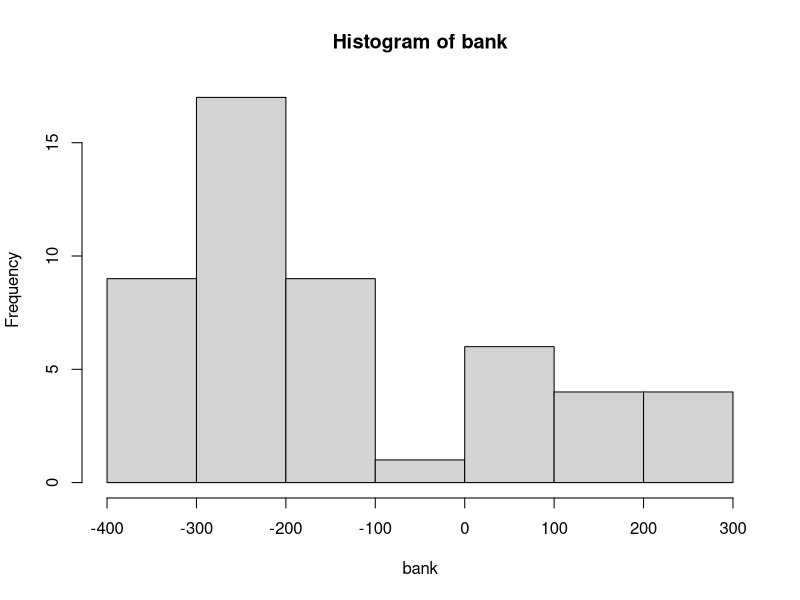

R code for this plot:
## ---- chunk 1
knitr::opts_chunk$set(echo = TRUE)
require(tidyverse)
require(tidyverse)
require(knitr)
## ---- chunk 2
setsize = 35
odds = 4.4
bank=numeric()
## ---- chunk 3
bdays <- 1:365
class <- sample(bdays, size = setsize, replace = TRUE, prob = NULL)
sort(class)
betwin <- unique(class)
brownlowbucks = 0
nCLASS = 1000
## ---- chunk 4
for(j in 1:50){
  
  
for (i in 1:nCLASS){
class <- sample(bdays, size = setsize, replace = TRUE, prob = NULL)
length(class)
betwin = unique(class)
length(betwin)
brownlowbucks <- if(length(class) - length(betwin) > 0) brownlowbucks = brownlowbucks+1 else brownlowbucks = brownlowbucks-odds
}
bank[j] = brownlowbucks}
## ---- chunk 5
hist(bank)
